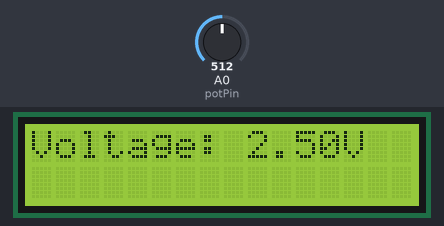
Bench run of a sketch on a simulated Arduino Uno, built with avr-gcc and run on an emulated ATmega328P. Shown: 16×2 character LCD. The inputs (shaded band) are chosen by the test bench; at power-on: A0 (potPin) = 512.

Above: at 1.2 s.
1.3 s: A0 (potPin) set to 716
At 2.7 s:
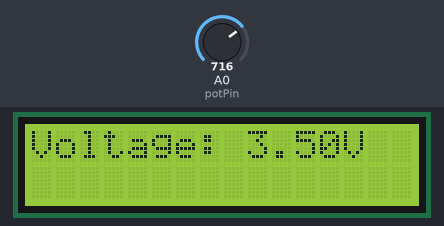
3.0 s: A0 (potPin) set to 900
At 4.2 s:
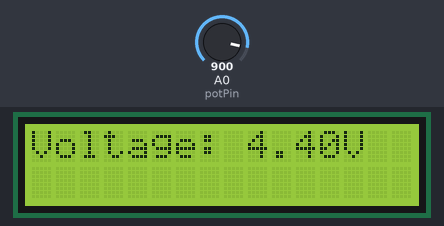
4.5 s: A0 (potPin) set to 1023
At 6.0 s:
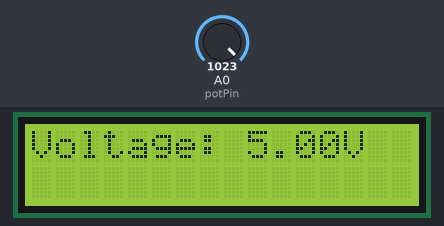
Timing chart, 0 to 7.5 s (numbered marks = the images above; inputs shaded):
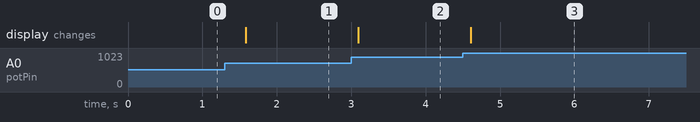

The sketch:

zad1.ino
```cpp
//221423
// 1 4 2 3 -> D7-> 1 D6-> 2 D5-> 3 D4-> 4
//22 -> RS
//12 -> En
#include <LiquidCrystal.h>
const int rs = 22, en = 12, d4 = 4, d5 = 3, d6 = 2, d7 = 1;
LiquidCrystal lcd(rs, en, d4, d5, d6, d7);

void setup() {
  lcd.begin(16, 2);  // Initialize the LCD with 16 columns and 2 rows
}

void loop() {
  int potPin = A0;
  int potValue = analogRead(potPin);

  // Map the analog reading to voltage (0-1023 to 0-5V)
  //map is used to map a range of values to another range
  float voltage = map(potValue, 0, 1023, 0, 5000) / 1000.0;

  // Clear the LCD
  lcd.clear();

  // Print the voltage on the LCD
  lcd.setCursor(0, 0);
  lcd.print("Voltage: ");
  lcd.print(voltage);
  lcd.print("V");

  delay(500);
}
```

Measured:
- after the input at 1.3 s, the display: changes after 0.28 s (image 1)
- after the input at 3.0 s, the display: changes after 0.10 s (image 2)
- after the input at 4.5 s, the display: changes after 0.11 s (image 3)
